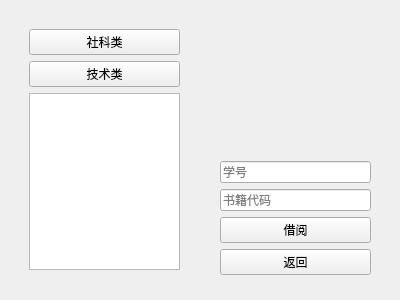
<?xml version="1.0" encoding="UTF-8"?>
<ui version="4.0">
 <class>Form</class>
 <widget class="QWidget" name="Form">
  <property name="geometry">
   <rect>
    <x>0</x>
    <y>0</y>
    <width>400</width>
    <height>300</height>
   </rect>
  </property>
  <property name="windowTitle">
   <string>图书馆</string>
  </property>
  <widget class="QWidget" name="verticalLayoutWidget">
   <property name="geometry">
    <rect>
     <x>29</x>
     <y>29</y>
     <width>151</width>
     <height>241</height>
    </rect>
   </property>
   <layout class="QVBoxLayout" name="verticalLayout">
    <item>
     <widget class="QPushButton" name="pushButton_2">
      <property name="text">
       <string>社科类</string>
      </property>
     </widget>
    </item>
    <item>
     <widget class="QPushButton" name="pushButton">
      <property name="text">
       <string>技术类</string>
      </property>
     </widget>
    </item>
    <item>
     <widget class="QTextBrowser" name="textBrowser"/>
    </item>
   </layout>
  </widget>
  <widget class="QWidget" name="verticalLayoutWidget_2">
   <property name="geometry">
    <rect>
     <x>220</x>
     <y>24</y>
     <width>151</width>
     <height>251</height>
    </rect>
   </property>
   <layout class="QVBoxLayout" name="verticalLayout_2">
    <item>
     <widget class="QLabel" name="label">
      <property name="styleSheet">
       <string notr="true">border-image: url(:/picture/HIT_picture(3).jpg);</string>
      </property>
      <property name="text">
       <string/>
      </property>
     </widget>
    </item>
    <item>
     <widget class="QLineEdit" name="lineEdit">
      <property name="placeholderText">
       <string>学号</string>
      </property>
     </widget>
    </item>
    <item>
     <widget class="QLineEdit" name="lineEdit_2">
      <property name="placeholderText">
       <string>书籍代码</string>
      </property>
     </widget>
    </item>
    <item>
     <widget class="QPushButton" name="pushButton_3">
      <property name="text">
       <string>借阅</string>
      </property>
     </widget>
    </item>
    <item>
     <widget class="QPushButton" name="pushButton_4">
      <property name="text">
       <string>返回</string>
      </property>
     </widget>
    </item>
   </layout>
  </widget>
 </widget>
 <resources>
  <include location="../picture/picture.qrc"/>
 </resources>
 <connections/>
</ui>
